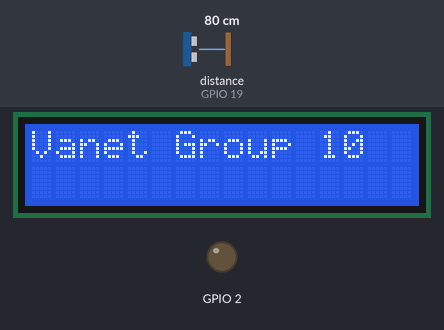
This sketch was run on a simulated ESP32. Shown: 16×2 character LCD, output pins drawn as LEDs (lit = HIGH). Wiring (inferred from the names in the program): ultrasonic range finder: trigger GPIO 18; echo GPIO 19. The test bench sets the inputs (shaded band); at power-on: distance to the obstacle (sensor on GPIO 19) 80 cm. The echo pulse lasts 58.3 µs per cm; WiFi joins after 1.5 s; servers stay silent unless stated; the Firebase database answers and starts empty; pins used as bus, display or sensor lines are not drawn; what the sketch prints to the serial monitor is not drawn.

Above: at 5.1 s.
At 8.5 s:
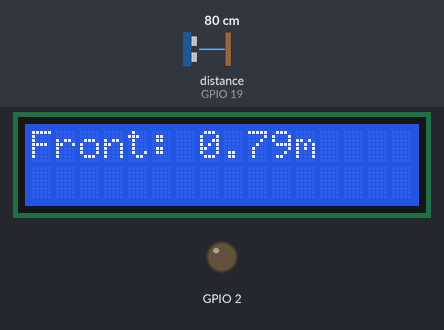
8.6 s: distance to the obstacle (sensor on GPIO 19) set to 12 cm
At 10.5 s:
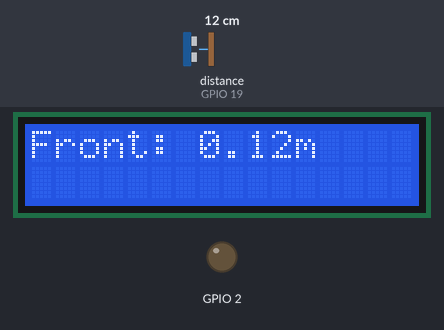
10.8 s: distance to the obstacle (sensor on GPIO 19) set to 9 cm
At 12.0 s:
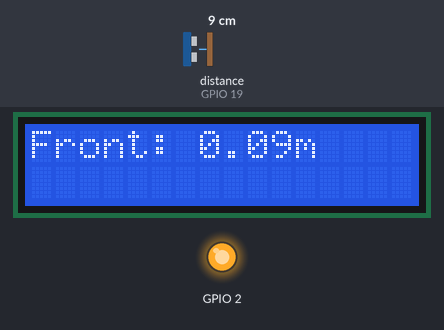
Timing chart, 0 to 13.8 s (numbered marks = the images above; inputs shaded):
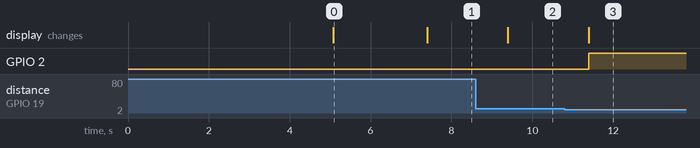

Measured:
- the behaviour switches between 11 and 10 cm on distance to the obstacle (sensor on GPIO 19) (found by bisection; images 2 and 3)
- after the input at 8.6 s, the display: changes after 0.80 s (image 2)
- after the input at 10.8 s, GPIO 2: LOW → HIGH after 0.60 s; the display: changes after 0.60 s (image 3)
- what the display in image 0 shows lasts 2.3 s, from 5.1 s to 7.4 s

The sketch:

Accidental_Car.ino
```cpp
#include <esp_now.h>
#include <WiFi.h>
#include <Wire.h>
#include <LiquidCrystal_I2C.h>
#include <Firebase_ESP_Client.h>

// REPLACE WITH YOUR RECEIVER MAC Address -- B0:A7:32:DB:9E:98 (RSU Unit)
uint8_t broadcastAddress[] = {0xB0, 0xA7, 0x32, 0xDB, 0x9E, 0x98};

typedef struct struct_message {
  int value=0;
} struct_message;

// Create a struct_message called myData
struct_message myData;

esp_now_peer_info_t peerInfo;

// callback when data is sent
void OnDataSent(const uint8_t *mac_addr, esp_now_send_status_t status) {
  Serial.print("\r\nLast Packet Send Status:\t");
  Serial.println(status == ESP_NOW_SEND_SUCCESS ? "Delivery Success" : "Delivery Fail");
}

//Provide the token generation process info.
#include "addons/TokenHelper.h"
//Provide the RTDB payload printing info and other helper functions.
#include "addons/RTDBHelper.h"

// Insert your network credentials
const char* WIFI_SSID = "VANET";
const char* WIFI_PASSWORD = "12345678";

// Insert Firebase project API Key
#define API_KEY "AIzaSyAfNlYRhXMwtIhnCa7VBmWm-uV0JUOGErA"

// Insert RTDB URLefine the RTDB URL */
#define DATABASE_URL "https://vanitycars-37b73-default-rtdb.firebaseio.com/"

//Define Firebase Data object
FirebaseData fbdo;
FirebaseAuth auth;
FirebaseConfig config;

uint32_t sendDataPrevMillis = 0, readDataPrevMillis = 0;
bool signupOK = false;
volatile bool dataChanged = false;
uint32_t pmillis = 0;

LiquidCrystal_I2C lcd(0x3F, 16, 2);
//Define Ultrasonic Sensors Pins
const int trig1 = 18; // front sensor
const int echo1 = 19;

bool accidentFlag = false;
String accident = " ", timerStatus = " ";

void setup() {
  Serial.begin(115200);

  initFirebase();
  connectionEstablished();

  initPins();
  delay(2000);
  if (Firebase.ready() && signupOK && (millis() - sendDataPrevMillis > 2500))
  {
    sendDataPrevMillis = millis();
    Firebase.RTDB.setString(&fbdo, "V2I/accident", "0");
    Firebase.RTDB.setString(&fbdo, "V2I/TimerCompleted", "0");
  }
}

int count = 0;
void loop() {
  if (millis() - pmillis >= 2000) {
    pmillis = millis();
    lcdUpdate();
    if (read_ultra(trig1, echo1) < 0.1) {
      digitalWrite(2, HIGH);
      accidentFlag = true;
    } else {
      accidentFlag = false;
      digitalWrite(2, LOW);
    }
  }

  if (accidentFlag) {
    send_data("1");
    while (accidentFlag) {
      delay(1000);
      read_data();
      if (timerStatus == "1" && accident == "1") {
        WiFi.disconnect();
        sendRSU();
        break;
      }
      else if (accident == "0") {
        break;
      }
    }
    accidentFlag = false;
  }
}

void sendRSU() {
  WiFi.mode(WIFI_AP_STA);
  // Init ESP-NOW
  if (esp_now_init() != ESP_OK) {
    Serial.println("Error initializing ESP-NOW");
    return;
  }

  esp_now_register_send_cb(OnDataSent);

  // Register peer
  memcpy(peerInfo.peer_addr, broadcastAddress, 6);
  peerInfo.channel = 0;
  peerInfo.encrypt = false;

  // Add peer
  if (esp_now_add_peer(&peerInfo) != ESP_OK) {
    Serial.println("Failed to add peer");
    return;
  }
  delay(1000);
  // Set values to send
  myData.value = 1;

  // Send message via ESP-NOW
  esp_err_t result = esp_now_send(broadcastAddress, (uint8_t *) &myData, sizeof(myData));

  if (result == ESP_OK) {
    Serial.println("Sent with success");
  }
  else {
    Serial.println("Error sending the data");
  }
}

void initPins() {
  pinMode(2, OUTPUT);
  digitalWrite(2, LOW);
  pinMode(echo1, INPUT);
  pinMode(trig1, OUTPUT);

  // Print a message to the LCD.
  lcd.init();
  lcd.backlight();

  lcd.setCursor(0, 0);
  lcd.print("Vanet Group 10");
}

void lcdUpdate() {
  lcd.clear();
  lcd.setCursor(0, 0);
  lcd.print("Front: ");
  lcd.print(read_ultra(trig1, echo1), 2);
  lcd.print("m");
}

void connectionEstablished() {
  for (int i = 0; i < 5; i++) {
    digitalWrite(2, HIGH);
    delay(250);
    digitalWrite(2, LOW);
    delay(250);
  }
}

void read_data()
{
  if (Firebase.ready() && signupOK && (millis() - readDataPrevMillis > 2500 || readDataPrevMillis == 0))
  {
    readDataPrevMillis = millis();
    if (Firebase.RTDB.getString(&fbdo, "/V2I/TimerCompleted")) { // Mode Selection
      if (fbdo.dataType() == "string") {
        timerStatus  = fbdo.stringData();
        //        Serial.println("Timer Status : " + str);
      }
    }
    if (Firebase.RTDB.getString(&fbdo, "/V2I/accident")) { // Mode Selection
      if (fbdo.dataType() == "string") {
        accident  = fbdo.stringData();
        //        Serial.println("Timer Status : " + str);
      }
    }
  }
}

void send_data(String value)
{
  if (Firebase.ready() && signupOK && (millis() - sendDataPrevMillis > 2500))
  {
    sendDataPrevMillis = millis();
    Firebase.RTDB.setString(&fbdo, "V2I/accident", value);
  }

}

double read_ultra(const int trigPin , const int echoPin) {
  double distance = 0;
  unsigned long duration = 0;
  digitalWrite(trigPin, LOW);
  delayMicroseconds(2);
  digitalWrite(trigPin, HIGH);
  delayMicroseconds(10);
  digitalWrite(trigPin, LOW);

  // Reads the echoPin, returns the sound wave travel time in microseconds
  duration = pulseIn(echoPin, HIGH);

  // Calculating the distance
  distance = (duration * 0.034) / 2; // Speed of sound wave divided by 2 (go and back)
  distance = distance / 100.0;
  return distance;
}

void initFirebase() {
  // Firebase Initialization
  WiFi.begin(WIFI_SSID, WIFI_PASSWORD);
  Serial.print("Connecting to Wi-Fi");
  while (WiFi.status() != WL_CONNECTED) {
    Serial.print(".");
    delay(300);
  }
  Serial.println();
  Serial.print("Connected with IP: ");
  Serial.println(WiFi.localIP());
  Serial.println();

  /* Assign the api key (required) */
  config.api_key = API_KEY;

  /* Assign the RTDB URL (required) */
  config.database_url = DATABASE_URL;

  /* Sign up */
  if (Firebase.signUp(&config, &auth, "", "")) {
    Serial.println("ok");
    signupOK = true;
  }
  else {
    Serial.printf("%s\n", config.signer.signupError.message.c_str());
  }

  /* Assign the callback function for the long running token generation task */
  config.token_status_callback = tokenStatusCallback; //see addons/TokenHelper.h

  Firebase.begin(&config, &auth);
  //  Firebase.reconnectWiFi(true);

  Serial.println("Wifi Connected !!");
  delay(1000);
}
```
